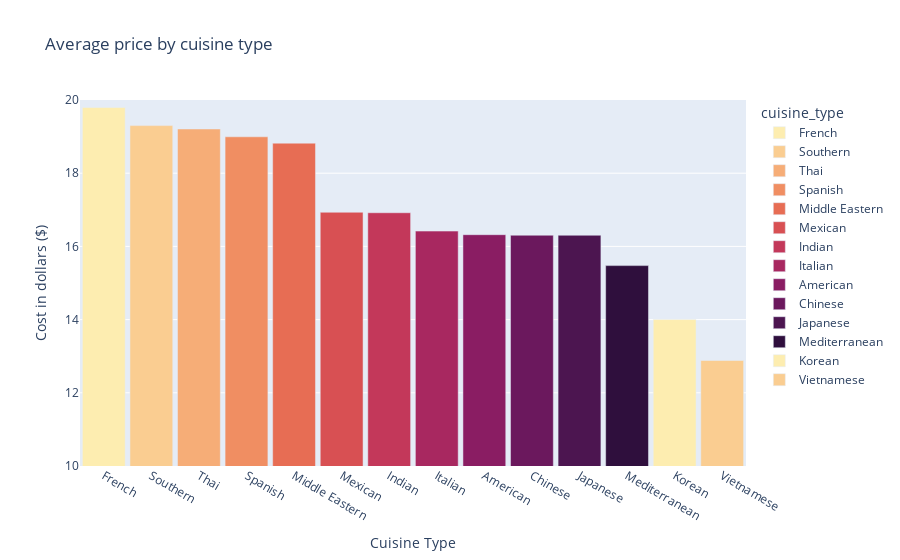

The notebook cell saved with this chart:
### Code cell
fig = px.bar(mean_price_by_type, x="cuisine_type", y="cost_of_the_order", color="cuisine_type", 
             title="Average price by cuisine type",color_discrete_sequence=px.colors.sequential.matter)
fig.update_layout(xaxis=dict(type="category"))
fig.update_yaxes(range=[10, 20])
fig.update_layout(xaxis_title="Cuisine Type",yaxis_title="Cost in dollars ($)", bargap=0.1)
fig.show()

print("France, Southern, and Thailand cuisines have higher average prices.")

### Figure 1 — Plotly figure (JSON) as saved in the notebook; plotly's stock layout.template omitted (floating-point values rounded to 4 significant figures)
{"data": [{"alignmentgroup": "True", "hovertemplate": "cuisine_type=%{x}<br>cost_of_the_order=%{y}<extra></extra>", "legendgroup": "French", "marker": {"color": "rgb(253, 237, 176)", "pattern": {"shape": ""}}, "name": "French", "offsetgroup": "French", "orientation": "v", "showlegend": true, "textposition": "auto", "type": "bar", "x": ["French"], "xaxis": "x", "y": [19.79], "yaxis": "y"}, {"alignmentgroup": "True", "hovertemplate": "cuisine_type=%{x}<br>cost_of_the_order=%{y}<extra></extra>", "legendgroup": "Southern", "marker": {"color": "rgb(250, 205, 145)", "pattern": {"shape": ""}}, "name": "Southern", "offsetgroup": "Southern", "orientation": "v", "showlegend": true, "textposition": "auto", "type": "bar", "x": ["Southern"], "xaxis": "x", "y": [19.3], "yaxis": "y"}, {"alignmentgroup": "True", "hovertemplate": "cuisine_type=%{x}<br>cost_of_the_order=%{y}<extra></extra>", "legendgroup": "Thai", "marker": {"color": "rgb(246, 173, 119)", "pattern": {"shape": ""}}, "name": "Thai", "offsetgroup": "Thai", "orientation": "v", "showlegend": true, "textposition": "auto", "type": "bar", "x": ["Thai"], "xaxis": "x", "y": [19.21], "yaxis": "y"}, {"alignmentgroup": "True", "hovertemplate": "cuisine_type=%{x}<br>cost_of_the_order=%{y}<extra></extra>", "legendgroup": "Spanish", "marker": {"color": "rgb(240, 142, 98)", "pattern": {"shape": ""}}, "name": "Spanish", "offsetgroup": "Spanish", "orientation": "v", "showlegend": true, "textposition": "auto", "type": "bar", "x": ["Spanish"], "xaxis": "x", "y": [18.99], "yaxis": "y"}, {"alignmentgroup": "True", "hovertemplate": "cuisine_type=%{x}<br>cost_of_the_order=%{y}<extra></extra>", "legendgroup": "Middle Eastern", "marker": {"color": "rgb(231, 109, 84)", "pattern": {"shape": ""}}, "name": "Middle Eastern", "offsetgroup": "Middle Eastern", "orientation": "v", "showlegend": true, "textposition": "auto", "type": "bar", "x": ["Middle Eastern"], "xaxis": "x", "y": [18.82], "yaxis": "y"}, {"alignmentgroup": "True", "hovertemplate": "cuisine_type=%{x}<br>cost_of_the_order=%{y}<extra></extra>", "legendgroup": "Mexican", "marker": {"color": "rgb(216, 80, 83)", "pattern": {"shape": ""}}, "name": "Mexican", "offsetgroup": "Mexican", "orientation": "v", "showlegend": true, "textposition": "auto", "type": "bar", "x": ["Mexican"], "xaxis": "x", "y": [16.93], "yaxis": "y"}, {"alignmentgroup": "True", "hovertemplate": "cuisine_type=%{x}<br>cost_of_the_order=%{y}<extra></extra>", "legendgroup": "Indian", "marker": {"color": "rgb(195, 56, 90)", "pattern": {"shape": ""}}, "name": "Indian", "offsetgroup": "Indian", "orientation": "v", "showlegend": true, "textposition": "auto", "type": "bar", "x": ["Indian"], "xaxis": "x", "y": [16.92], "yaxis": "y"}, {"alignmentgroup": "True", "hovertemplate": "cuisine_type=%{x}<br>cost_of_the_order=%{y}<extra></extra>", "legendgroup": "Italian", "marker": {"color": "rgb(168, 40, 96)", "pattern": {"shape": ""}}, "name": "Italian", "offsetgroup": "Italian", "orientation": "v", "showlegend": true, "textposition": "auto", "type": "bar", "x": ["Italian"], "xaxis": "x", "y": [16.42], "yaxis": "y"}, {"alignmentgroup": "True", "hovertemplate": "cuisine_type=%{x}<br>cost_of_the_order=%{y}<extra></extra>", "legendgroup": "American", "marker": {"color": "rgb(138, 29, 99)", "pattern": {"shape": ""}}, "name": "American", "offsetgroup": "American", "orientation": "v", "showlegend": true, "textposition": "auto", "type": "bar", "x": ["American"], "xaxis": "x", "y": [16.32], "yaxis": "y"}, {"alignmentgroup": "True", "hovertemplate": "cuisine_type=%{x}<br>cost_of_the_order=%{y}<extra></extra>", "legendgroup": "Chinese", "marker": {"color": "rgb(107, 24, 93)", "pattern": {"shape": ""}}, "name": "Chinese", "offsetgroup": "Chinese", "orientation": "v", "showlegend": true, "textposition": "auto", "type": "bar", "x": ["Chinese"], "xaxis": "x", "y": [16.31], "yaxis": "y"}, {"alignmentgroup": "True", "hovertemplate": "cuisine_type=%{x}<br>cost_of_the_order=%{y}<extra></extra>", "legendgroup": "Japanese", "marker": {"color": "rgb(76, 21, 80)", "pattern": {"shape": ""}}, "name": "Japanese", "offsetgroup": "Japanese", "orientation": "v", "showlegend": true, "textposition": "auto", "type": "bar", "x": ["Japanese"], "xaxis": "x", "y": [16.3], "yaxis": "y"}, {"alignmentgroup": "True", "hovertemplate": "cuisine_type=%{x}<br>cost_of_the_order=%{y}<extra></extra>", "legendgroup": "Mediterranean", "marker": {"color": "rgb(47, 15, 61)", "pattern": {"shape": ""}}, "name": "Mediterranean", "offsetgroup": "Mediterranean", "orientation": "v", "showlegend": true, "textposition": "auto", "type": "bar", "x": ["Mediterranean"], "xaxis": "x", "y": [15.47], "yaxis": "y"}, {"alignmentgroup": "True", "hovertemplate": "cuisine_type=%{x}<br>cost_of_the_order=%{y}<extra></extra>", "legendgroup": "Korean", "marker": {"color": "rgb(253, 237, 176)", "pattern": {"shape": ""}}, "name": "Korean", "offsetgroup": "Korean", "orientation": "v", "showlegend": true, "textposition": "auto", "type": "bar", "x": ["Korean"], "xaxis": "x", "y": [14.0], "yaxis": "y"}, {"alignmentgroup": "True", "hovertemplate": "cuisine_type=%{x}<br>cost_of_the_order=%{y}<extra></extra>", "legendgroup": "Vietnamese", "marker": {"color": "rgb(250, 205, 145)", "pattern": {"shape": ""}}, "name": "Vietnamese", "offsetgroup": "Vietnamese", "orientation": "v", "showlegend": true, "textposition": "auto", "type": "bar", "x": ["Vietnamese"], "xaxis": "x", "y": [12.88], "yaxis": "y"}], "layout": {"autosize": true, "bargap": 0.1, "barmode": "relative", "legend": {"title": {"text": "cuisine_type"}, "tracegroupgap": 0}, "title": {"text": "Average price by cuisine type"}, "xaxis": {"anchor": "y", "autorange": true, "categoryarray": ["French", "Southern", "Thai", "Spanish", "Middle Eastern", "Mexican", "Indian", "Italian", "American", "Chinese", "Japanese", "Mediterranean", "Korean", "Vietnamese"], "categoryorder": "array", "domain": [0, 1], "range": [-0.5, 13.5], "title": {"text": "Cuisine Type"}, "type": "category"}, "yaxis": {"anchor": "x", "domain": [0, 1], "range": [10, 20], "title": {"text": "Cost in dollars ($)"}, "type": "linear"}}}
